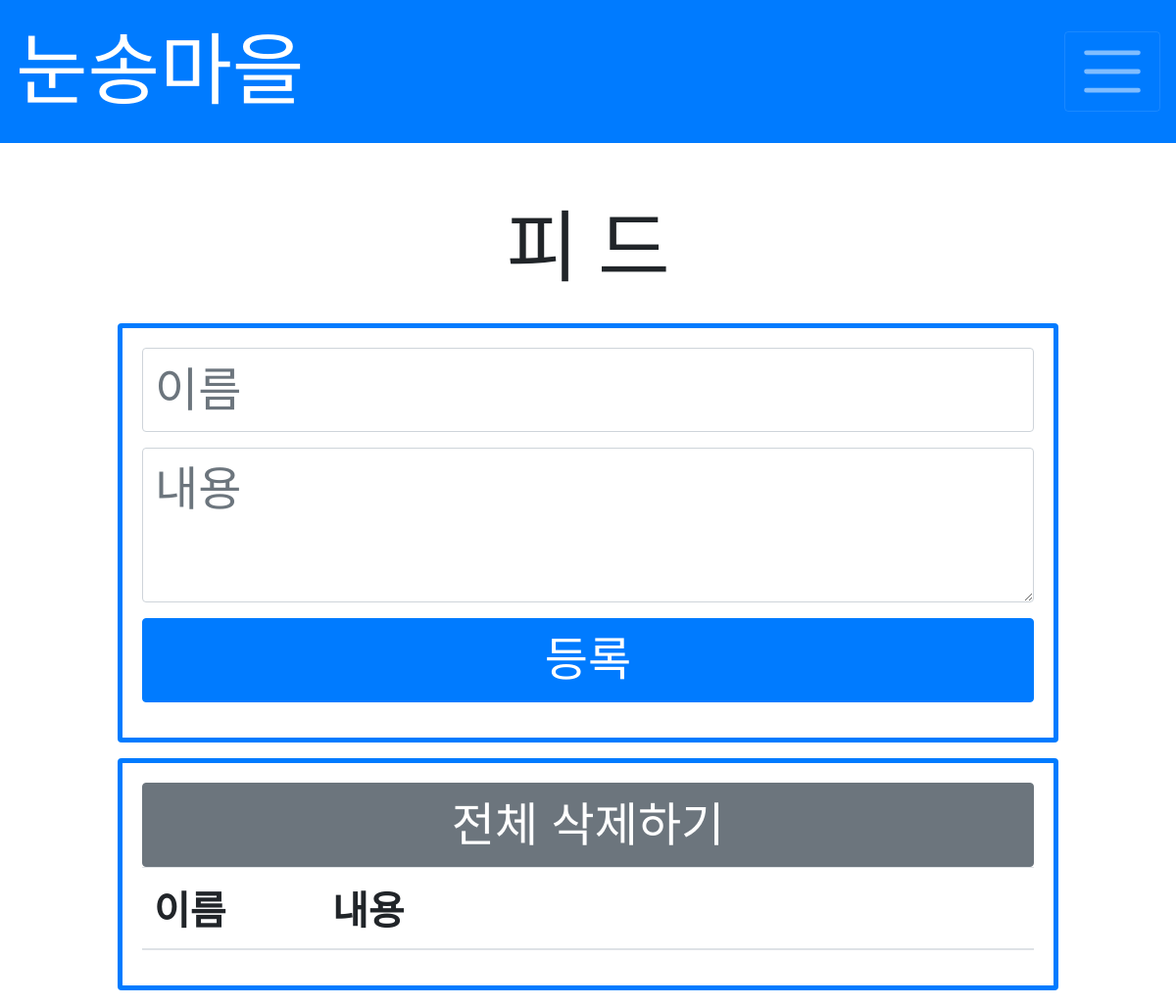
The app's page /feed/ (signed in), older data.
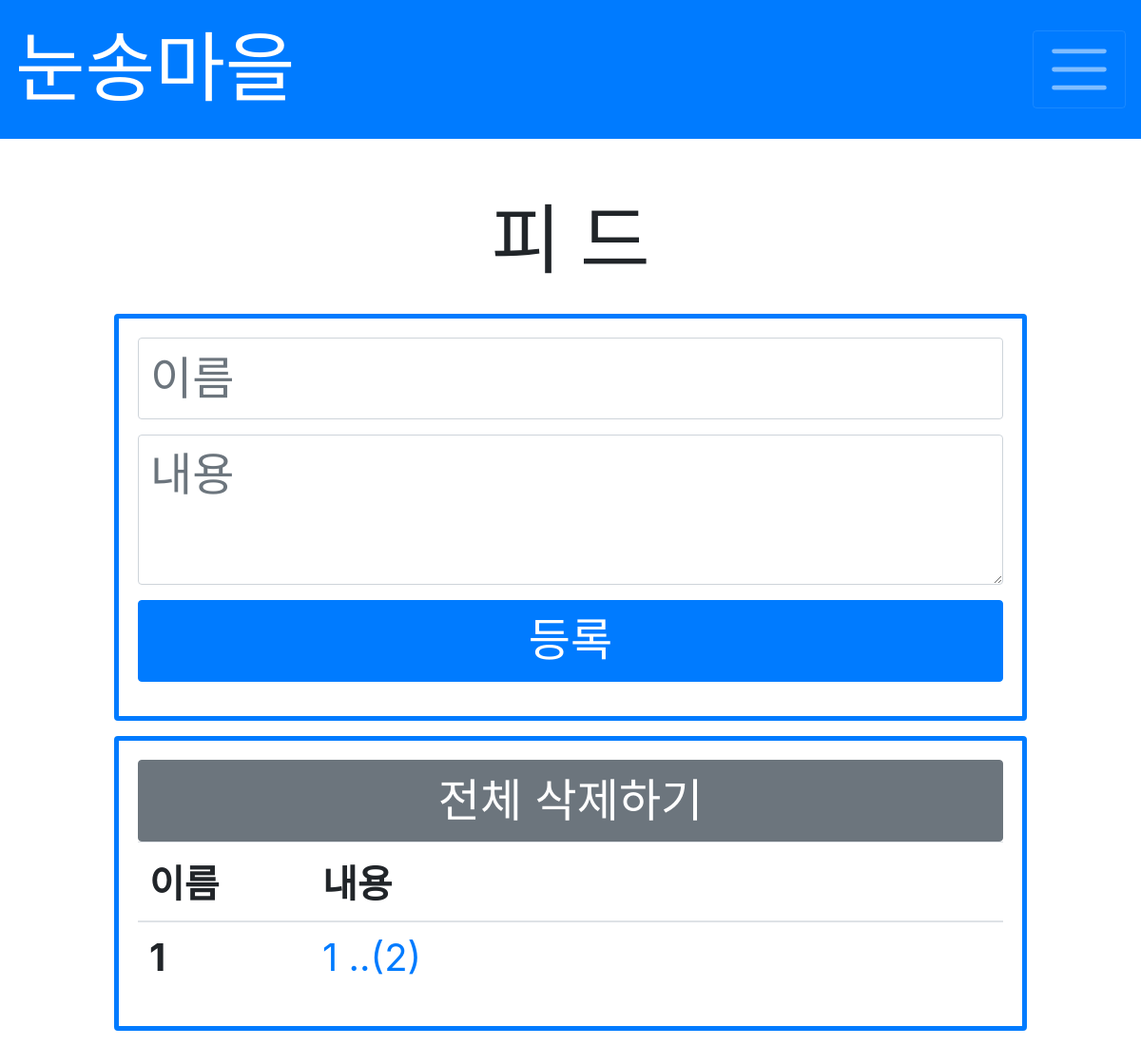
The same page, newer data.
### feed/models.py (models this page shows)
class Feed(models.Model):
    name = models.CharField(max_length=100)
    content = models.TextField(null=True, blank=True)
    created_at = models.DateTimeField(auto_now_add=True)

### feed/views.py (the view)
# urls.py: path('', views.feed, name='feed'),
def feed(request):
    if request.method == 'POST':
        name = request.POST['name']
        content = request.POST['content']
        feed = Feed.objects.create(name=name, content=content)
        return redirect('feed')
    else:
        feeds = Feed.objects.order_by('-created_at')
        return render(request, 'feed.html', {'feeds': feeds})

### feed/templates/feed.html (shortened to what this page needs)
<body>
    {% extends 'base.html' %}
    {% block content %}
    <p class='text-center mt-5' style="font-family: 'Black Han Sans', sans-serif; font-size: 5rem;">피 드</p>
    <div class="card border-primary mb-3 mx-auto" style="max-width: 80%; border-width: 5px;">
        <div class="card-body text-primary">
            <form action="{% url 'feed' %}" method="POST">
                <input type="text" name="name" class="form-control mb-3" style="font-family: 'Do Hyeon', sans-serif; font-size: 3rem;" placeholder="이름">
                <textarea name="content" class="form-control mb-3" style="font-family: 'Do Hyeon', sans-serif; font-size: 3rem;" placeholder="내용"></textarea>
                <button type="submit" class="btn btn-primary btn-block" style="font-family: 'Do Hyeon', sans-serif; font-size: 3rem;">등록</button>
            </form>
        </div>
    </div>
    <div class="card border-primary mb-3 mx-auto" style="max-width: 80%; border-width: 5px;">
        <div class="card-body text-primary">
            <table class="table" style="font-size: 2.5rem;">
            {% if user.is_authenticated %}
                    <a href="{% url 'clearfeed' %}" class="btn btn-secondary btn-block" style="font-size: 3rem; color: white;">전체 삭제하기</a>
                {% endif %}
                <thead>
                    <tr>
                        <th scope="col">이름</th>
                        <th scope="col" style="width: 80%;">내용</th>
                    </tr>
                </thead>
                <tbody>
                    {% for f in feeds %}
                    <tr>
                        <th scope="row">{{f.name}}</th>
                        <td><a href="{% url 'detail' f.id %}">{{f.content}} ..({{f.comment_set.count}})</a></td>
                    </tr>
                    {% endfor %}
                </tbody>
                </table>
        </div>
    </div>
    {% endblock %}

Row changes from the older to the newer data that the page shows:
added Feed: name "1", content "1", comment_set.count "2"
